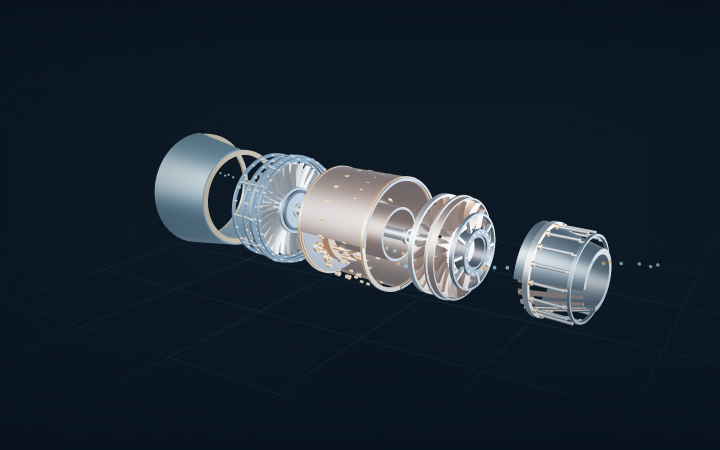
#> input picture docs/solidcraft-cad/gallery-turbojet.png, 1440 x 900 px (shown at 1/2 size); its folder holds 4 pictures in this run
$ python crop-engine-previews.py
#> lines starting #> are read from the running program, lines starting #| are printed output that depends on the picture
#!/usr/bin/env python3
"""Create gallery images from actual verified Playwright full-assembly captures.

The clean gallery screenshots come from scripts/smoke-solidcraft-full.mjs.
No synthetic render or old procedural model is used.
"""
from pathlib import Path
from PIL import Image

ROOT = Path(__file__).resolve().parents[1]
SRC = ROOT / "docs" / "solidcraft-cad"
OUT = ROOT / "public" / "assets" / "engine-previews"
OUT.mkdir(parents=True, exist_ok=True)

ENGINES = ("turbojet", "turbofan", "afterburning-turbofan", "centrifugal-turbojet", "geared-turbofan")
for engine in ENGINES:
    source = SRC / f"gallery-{engine}.png"
    with Image.open(source) as picture:
#> picture is the input picture: PIL image 1440x900 RGB; mean R, G, B 28.4, 39.7, 50.9
        if picture.width != 1440 or picture.height != 900:
            raise ValueError(f"Unexpected capture size {picture.size}: {source}")
        # Include the complete machine without interface labels or navigation.
        # The long afterburning engine needs a right-shifted frame so that its
        # CAD variable-area nozzle remains visible end-to-end.
        region = (345, 190, 1395, 820) if engine == 'afterburning-turbofan' else (220, 190, 1270, 820)
        view = picture.crop(region)
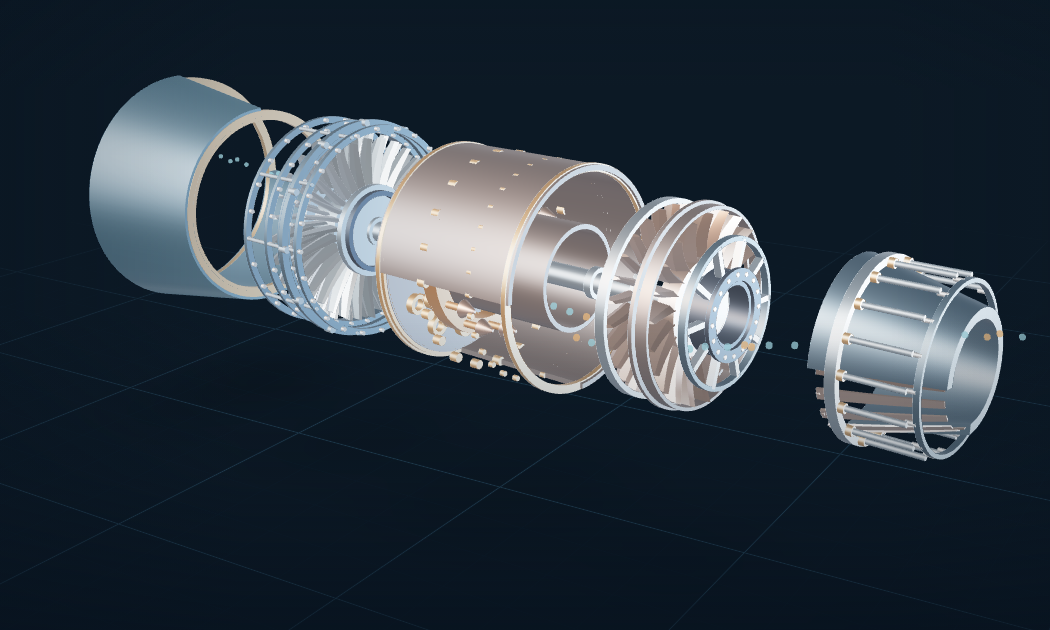
#> view: PIL image 1050x630 RGB; mean R, G, B 46.6, 57.4, 67.7
        view = view.resize((1120, 672), Image.Resampling.LANCZOS)
#> view: PIL image 1120x672 RGB
        target = OUT / f"{engine}.png"
        view.save(target, optimize=True)
        print(f"{engine}: {target} ({target.stat().st_size} bytes)")
#> pass 2 of the loop `for engine in ENGINES:`:
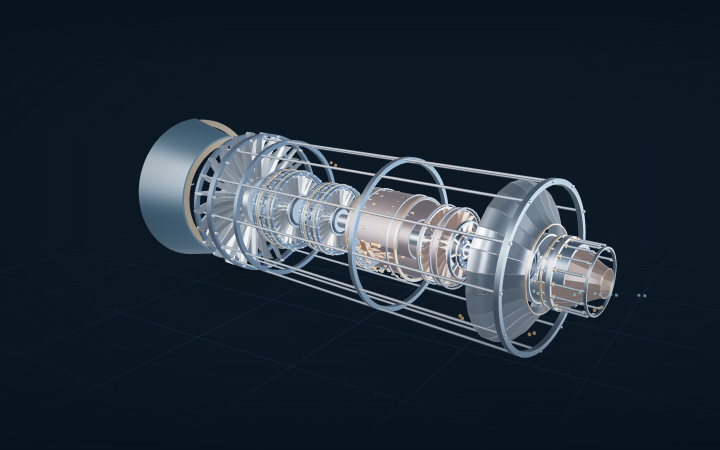
#> input picture docs/solidcraft-cad/gallery-turbofan.png, 1440 x 900 px (shown at 1/2 size)
#> picture is the input picture: PIL image 1440x900 RGB; mean R, G, B 31.9, 43.6, 55.4
#> `view = picture.crop(region)`:
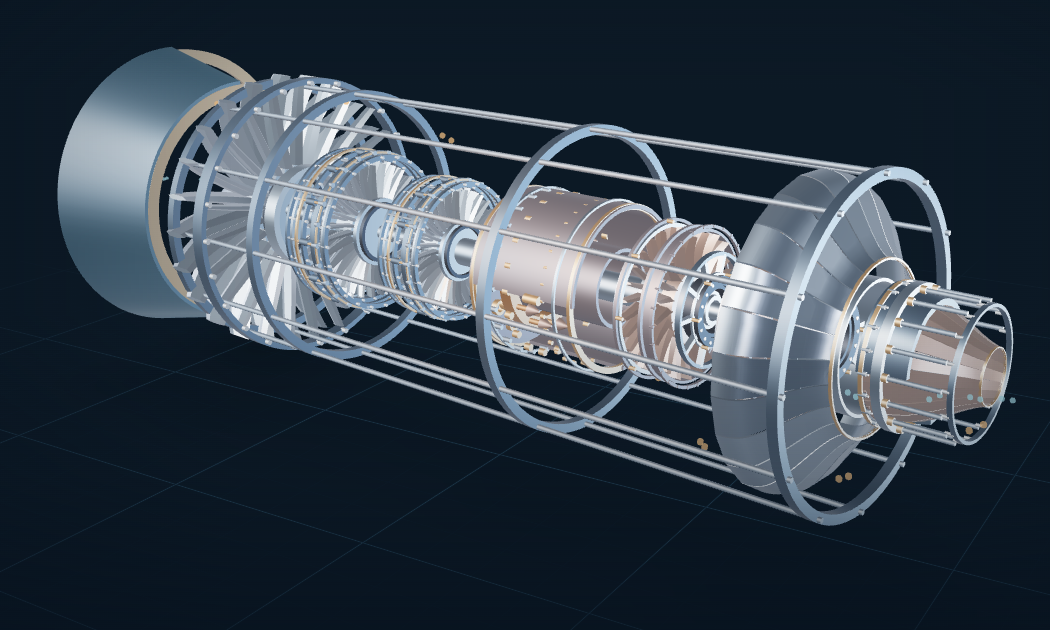
#> view: PIL image 1050x630 RGB; mean R, G, B 53.4, 65, 76.5
#> (the run stopped early here; a loop or call above may not have finished)
